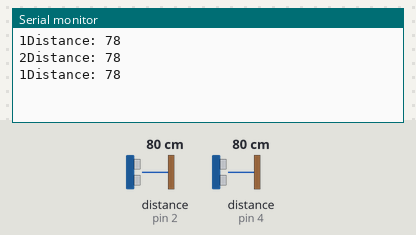
Bench run of a sketch on a simulated Arduino Mega 2560, built with avr-gcc and run on an emulated ATmega2560. Parts: the last lines printed to the serial monitor. Wiring (inferred from the names in the program): 2 × ultrasonic range finder: trigger pin 3, echo pin 2 / trigger pin 5, echo pin 4. The test bench sets the inputs (shaded band); at power-on: distance to the obstacle (sensors on pin 2, pin 4) 80 cm. The echo pulse lasts 58.3 µs per cm.

Above: at 2.8 s.
2.9 s: distance to the obstacle (sensor on pin 2) set to 2 cm
At 3.8 s:
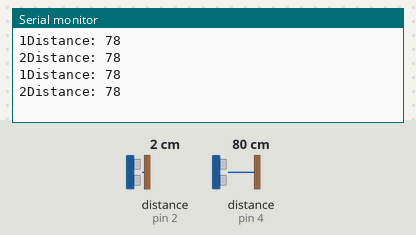
5.6 s: distance to the obstacle (sensor on pin 4) set to 2 cm
At 6.3 s:
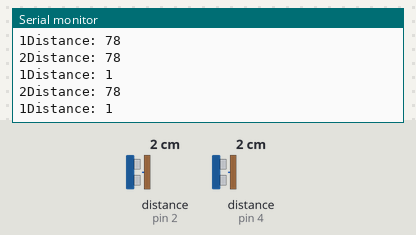
8.3 s: distance to the obstacle (sensor on pin 2) set to 4 cm
At 9.8 s:
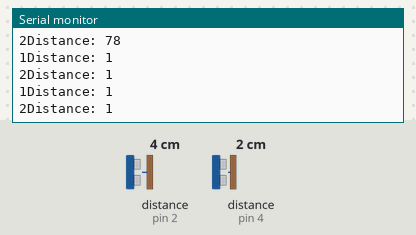
11.0 s: distance to the obstacle (sensor on pin 4) set to 4 cm
At 11.5 s:
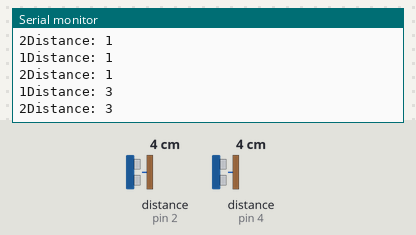
Timing chart, 0 to 14.0 s (numbered marks = the images above; inputs shaded):
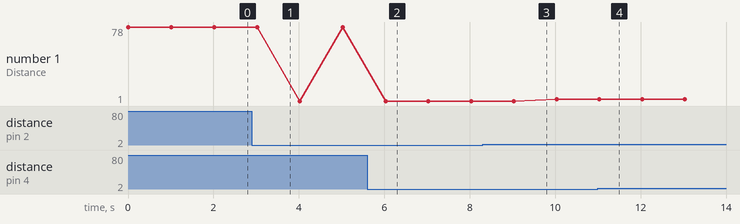

Measured:
- after the input at 11.0 s, the serial monitor: prints a new line at once (image 4)
- plotted number 1: 1 → 3 after the input at 8.3 s

The sketch:

keypad.ino
```cpp
const int trigPin[] = {3,5};
const int echoPin[] = {2,4} ;
long usvalue[2];
int distance[2];
int totTable=2;
int tabRem=2;
bool menu[]={true,true};
int i1,i2;

const byte ROWS=4;
const byte COLS=3;
char keys[ROWS][COLS]={{'1','2','3'},{'4','5','6'},{'7','8','9'},{'*','0','#'}};
byte rowPins[ROWS]={48,49,50,51};
byte colPins[COLS]={52,53,41};


void setup() {
  // put your setup code here, to run once:
  Serial.begin(9600);
  for (int i=0; i<2; i++)
  {
    pinMode(trigPin[i], OUTPUT); // Sets the trigPin as an Output
    pinMode(echoPin[i], INPUT);
  }
}

void loop() {
  // put your main code here, to run repeatedly:
  for (int i=0; i<2; i++)
  {
    digitalWrite(trigPin[i], LOW);
    delayMicroseconds(2);
    // Sets the trigPin on HIGH state for 10 micro seconds
    digitalWrite(trigPin[i], HIGH);
    delayMicroseconds(10);
    digitalWrite(trigPin[i], LOW);
    // Reads the echoPin, returns the sound wave travel time in microseconds
    usvalue[i] = pulseIn(echoPin[i], HIGH);
    // Calculating the distance
    distance[i] = usvalue[i] * 0.034 / 2;
    // Prints the distance on the Serial Monitor
    Serial.print(i+1);
    Serial.print("Distance: ");
    Serial.println(distance[i]);
    delay(1000);
  }

}
```
